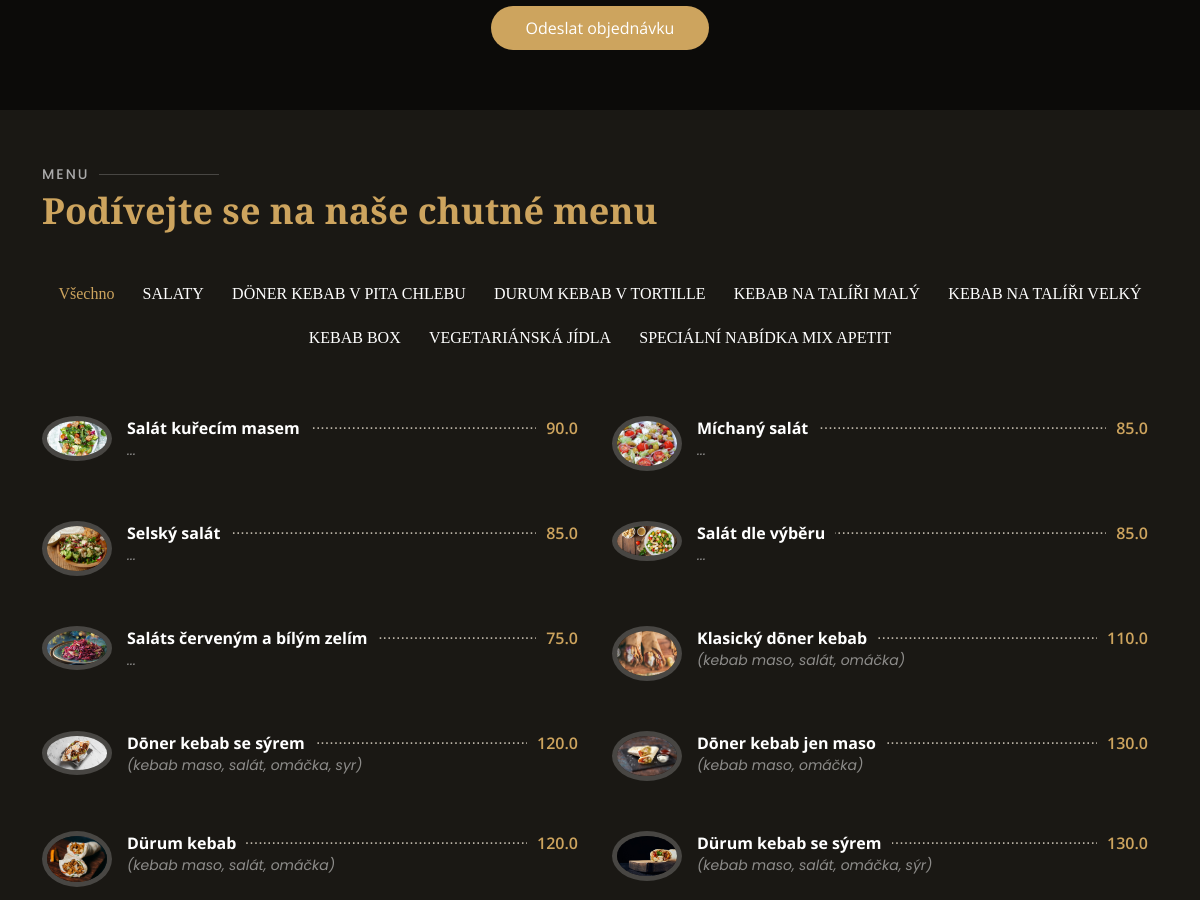
The page /orderb (middle part) on the database as committed earlier.
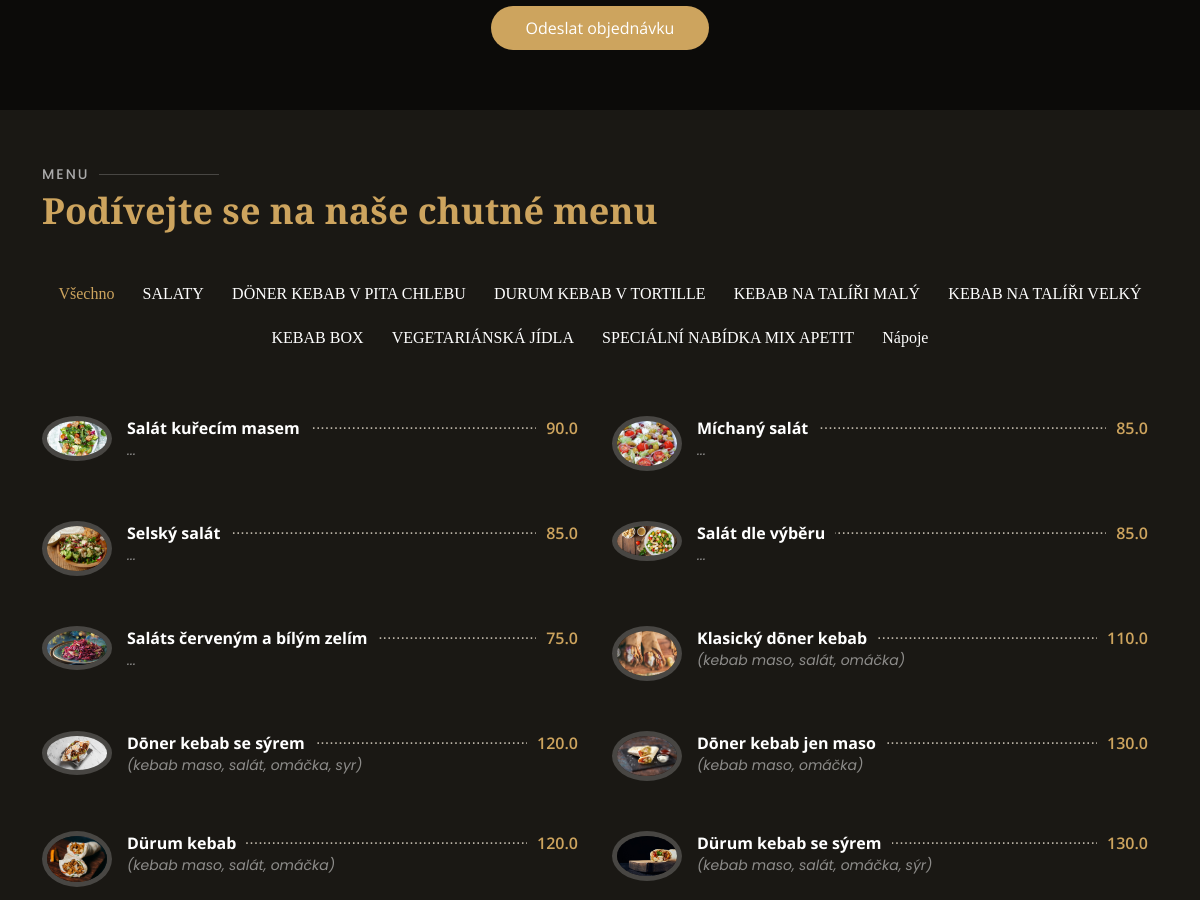
The same page on the database as committed later.
### home/models.py (models this page shows, shortened)
class Category(models.Model):
    name = models.CharField(max_length=200)
    number = models.IntegerField(null=True)

class Product(models.Model):
    category = models.ForeignKey(Category, on_delete=models.CASCADE, null=True, blank=True)
    name = models.CharField(max_length=200)
    price = models.FloatField()
    info = models.CharField(max_length=200, null=True, blank=True)
    image = models.ImageField(null=True,blank=True)
    @property
    def imageURL(self):
        try:
            url = self.image.url
        except:
            url = ''
        return url

### home/views.py (the view)
# urls.py: path('orderb', views.orderb , name="orderb"),
def orderb(request):
    cat = Category.objects.all()
    pro = Product.objects.all()
    sos = Sauce.objects.all()
    dri = Drink.objects.all()
    return render(request, 'orderb.html' , {'p':pro , 'c':cat,'s':sos, 'd':dri})

### home/templates/orderb.html (shortened to what this page needs)
{% load static %}
<!DOCTYPE html>
<html lang="en">
<head>
  <link href="{% static '' %}assets/vendor/animate.css/animate.min.css" rel="stylesheet">
  <link href="{% static '' %}assets/vendor/aos/aos.css" rel="stylesheet">
  <link href="{% static '' %}assets/vendor/bootstrap/css/bootstrap.min.css" rel="stylesheet">
  <link href="{% static '' %}assets/vendor/bootstrap-icons/bootstrap-icons.css" rel="stylesheet">
  <link href="{% static '' %}assets/vendor/boxicons/css/boxicons.min.css" rel="stylesheet">
  <link href="{% static '' %}assets/vendor/glightbox/css/glightbox.min.css" rel="stylesheet">
  <link href="{% static '' %}assets/vendor/swiper/swiper-bundle.min.css" rel="stylesheet">
  <link href="{% static '' %}assets/css/style.css" rel="stylesheet">
</head>
<body>
  <main id="main">
    <br>
    <br>
    <br>
        <section id="book-a-table" class="book-a-table">
            <div class="container" data-aos="fade-up">
              <form id="order-form" action="{% url 'order2' %}" method="post" role="form" class="php-email-form" data-aos="fade-up" data-aos-delay="100">
                <div class="form-group mt-3">
                </div>
                <div class="text-center"><button type="submit">Odeslat objednávku</button></div>
              </form>
            </div>
          </section>
    <section id="menu" class="menu section-bg">
      <div class="container" data-aos="fade-up">
        <div class="section-title">
          <h2>Menu</h2>
          <p>Podívejte se na naše chutné menu</p>
        </div>
        <div class="row" data-aos="fade-up" data-aos-delay="100">
          <div class="col-lg-12 d-flex justify-content-center">
            <ul id="menu-flters">
              <li data-filter="*" class="filter-active">Všechno</li>
              {% for a in c %}
              <li data-filter=".filter-{{a.number}}">{{a.name}}</li>
              {% endfor %}
            </ul>
          </div>
        </div>
        <div class="row menu-container" data-aos="fade-up" data-aos-delay="200">
          {% for a in p %}
          <div class="col-lg-6 menu-item filter-{{a.category.number}}">
            <img src="{{a.imageURL}}" class="menu-img" alt="">
            <div class="menu-content">
              <a href="#">{{a.name}}</a><span>{{a.price}}</span>
            </div>
            <div class="menu-ingredients">
              {{a.info}}
            </div>
          </div>
          {% endfor %}
        </div>
      </div>
    </section>
  </main>
</body>
</html>

Rows that differ between the two databases and show on the page:
added Category: name "Nápoje"
